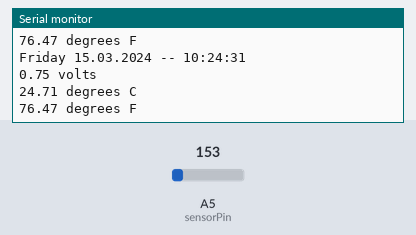
A sketch run on a simulated Arduino Uno, built with avr-gcc and run on an emulated ATmega328P. Shown: the last lines printed to the serial monitor. The inputs (shaded band) are chosen by the test bench; at power-on: A5 (sensorPin) = 153. The local clock reads 2024-03-15 10:24:30 at power-on unless the sketch sets it.

Above: at 2.8 s.
2.9 s: A5 (sensorPin) set to 165
At 3.8 s:
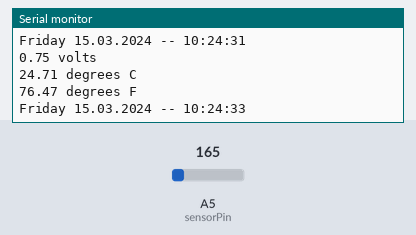
5.6 s: A5 (sensorPin) set to 175
At 7.7 s:
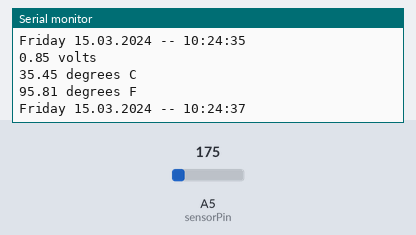
Timing chart, 0 to 9.2 s (numbered marks = the images above; inputs shaded):
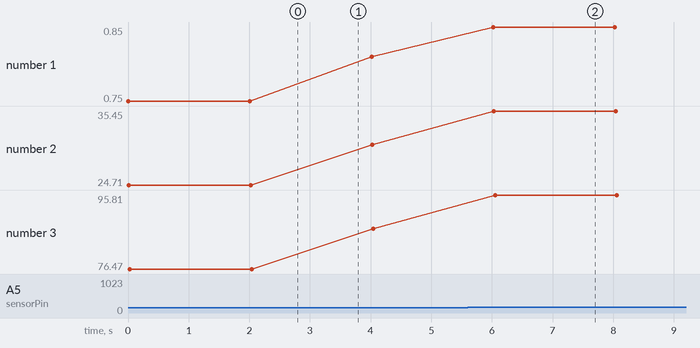

Measured:
- after the input at 5.6 s, the serial monitor: prints a new line after 0.42 s (image 2)
- plotted number 1: 0.75 → 0.81 after the input at 2.9 s, 0.81 → 0.85 after the input at 5.6 s
- plotted number 2: 24.71 → 30.57 after the input at 2.9 s, 30.57 → 35.45 after the input at 5.6 s
- plotted number 3: 76.47 → 87.02 after the input at 2.9 s, 87.02 → 95.81 after the input at 5.6 s

The sketch:

ijduino_temperature.ino
```cpp
#include <LCDi2cW.h>


// DS1302_Serial_Easy (C)2010 Henning Karlsen
// web: http://www.henningkarlsen.com/electronics
//
// A quick demo of how to use my DS1302-library to
// quickly send time and date information over a serial link
//
// I assume you know how to connect the DS1302.
// DS1302:  CE pin    -> Arduino Digital 2
//          I/O pin   -> Arduino Digital 3
//          SCLK pin  -> Arduino Digital 4

#include <DS1302.h>

// Init the DS1302
DS1302 rtc(2, 3, 4);

//TMP36 Pin Variables
int sensorPin = A5; //the analog pin the TMP36's Vout (sense) pin is connected to
//the resolution is 10 mV / degree centigrade with a
//500 mV offset to allow for negative temperatures
/*
* setup() - this function runs once when you turn your Arduino on
* We initialize the serial connection with the computer
*/
void setup()
{
  // Set the clock to run-mode, and disable the write protection
  rtc.halt(false);
  rtc.writeProtect(false);

  // Setup Serial connection
  Serial.begin(9600);

  // The following lines can be commented out to use the values already stored in the DS1302
  // rtc.setDOW(MONDAY);        // Set Day-of-Week to FRIDAY
  // rtc.setTime(18, 30, 0);     // Set the time to 12:00:00 (24hr format)
  //rtc.setDate(10, 11, 2014);   // Set the date to August 6th, 2010
}
void loop() // run over and over again
{
  //getting the voltage reading from the temperature sensor
  int reading = analogRead(sensorPin);
  // converting that reading to voltage, for 3.3v arduino use 3.3
  float voltage = reading * 5.0;
  voltage /= 1024.0;
  // print out the voltage
  Serial.print(voltage); Serial.println(" volts");
  // now print out the temperature
  float temperatureC = (voltage - 0.5) * 100 ; //converting from 10 mv per degree wit 500 mV offset
  //to degrees ((voltage - 500mV) times 100)
  Serial.print(temperatureC); Serial.println(" degrees C");
  // now convert to Fahrenheit
  float temperatureF = (temperatureC * 9.0 / 5.0) + 32.0;
  Serial.print(temperatureF); Serial.println(" degrees F");
   delay(1000); //waiting a second
  // Send Day-of-Week
  Serial.print(rtc.getDOWStr());
  Serial.print(" ");

  // Send date
  Serial.print(rtc.getDateStr());
  Serial.print(" -- ");

  // Send time
  Serial.println(rtc.getTimeStr());

  // Wait one second before repeating :)
  delay (1000);
}
```
